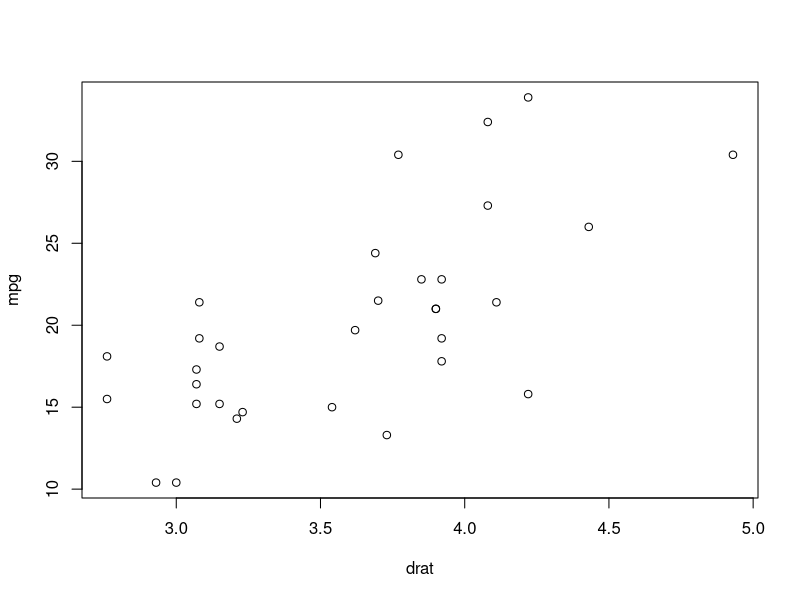
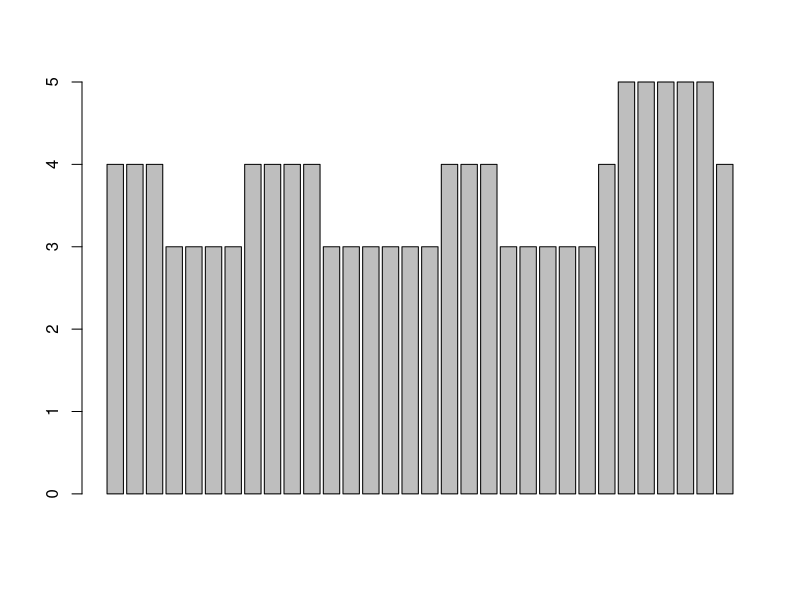
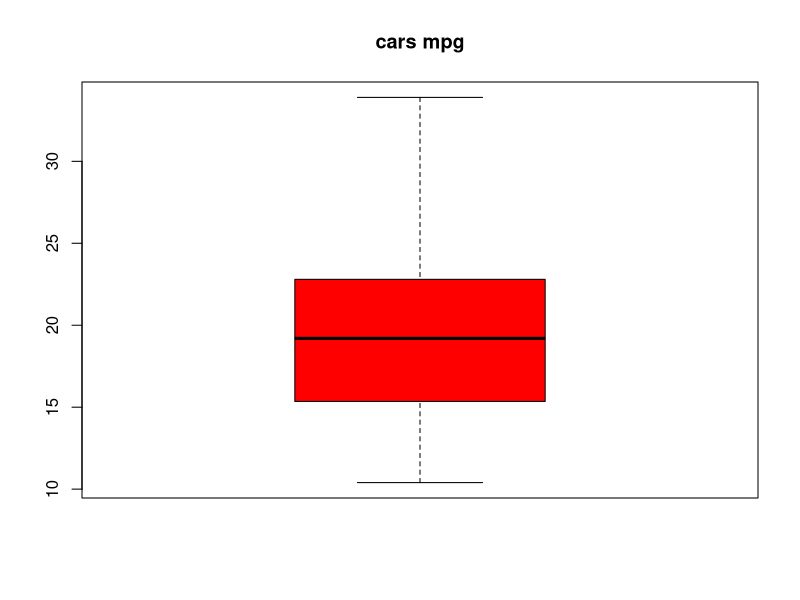
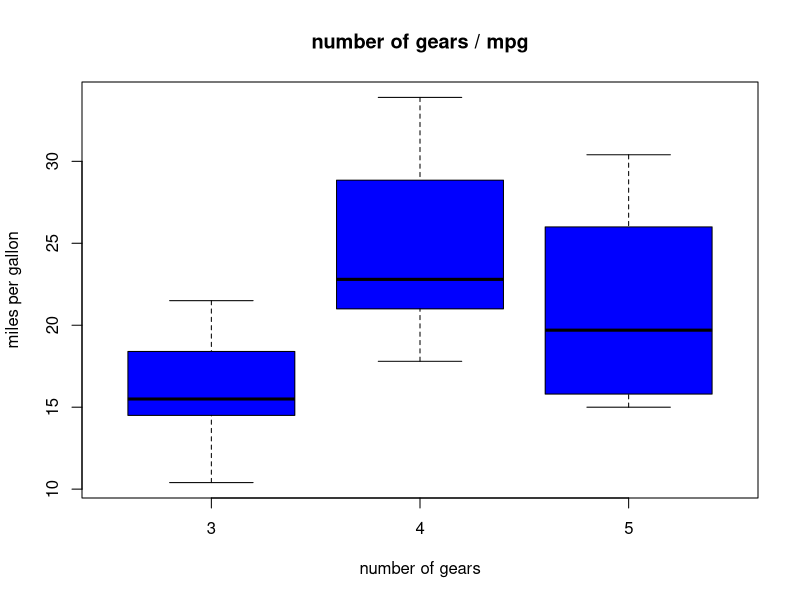

Generate these figures, in order, with R: (Note: this script raises an error after producing the figures.)
#Problem 1

#Part A

View(HairEyeColor)

#Part B

is.array(HairEyeColor)

#Part C

#1
sum(HairEyeColor)

#2
sum(HairEyeColor[,,'Male'])

#3
sum(HairEyeColor[,'Blue',])

#4
sum(HairEyeColor['Red',,'Female'])


#Problem 2

#Part A

plot(mpg~drat, data = mtcars)  #mpg is on y axis

#Part B

barplot(mtcars$gear)

#Part C

summary(mtcars)

#Part D

boxplot(mtcars$mpg,col = 'red',main = 'cars mpg')

#Part E
boxplot(mpg~gear , data = mtcars, col = 'blue', xlab = 'number of gears', ylab = 'miles per gallon', main = 'number of gears / mpg')

#Problem 3

#Part A
y <-c(77, 44, 33, 'Hamilton', 'Bottas', 'Verstappen')

#Part B 
z <- list(77, 44, 33, 'Hamilton', 'Bottas', 'Verstappen') #a list makes all elements characters while a vector makes them characters

#Part C
z[[4]]  #When doing only 1 bracket is returns item like its part of a matrix

#Part D

list(c,p,q) #list of vectors is possible

d <- c(z) #Vector of list is possible

list(z) #list of list kinda looks like it makes a matrix

a <- c(u,y,t) #vectpr of vector is possible

#Problem 4

#Part A - C

t <- c('c1', 'c2', 'c3','c4')
u <- c('r1','r2','r3','r4')
a <- matrix(16:31,4,4,byrow = TRUE,dimnames = list(u,t))

#Part D
a[2,3]

#Problem 5

#Part A

x <- 1:20
y <- 1:20
ROW <- c("R1",'R2','R3')
COL <- c('C1','C2','C3','C4')
MATRIX <- c('Matrix 1', 'Matrix 2')
q <- array(1:20,dim = c(3,4,2),dimnames = list(ROW,COL,MATRIX))
print(q)

#Part B

apply(q,(2),sum)

#Part C
apply(q,3,mean)
